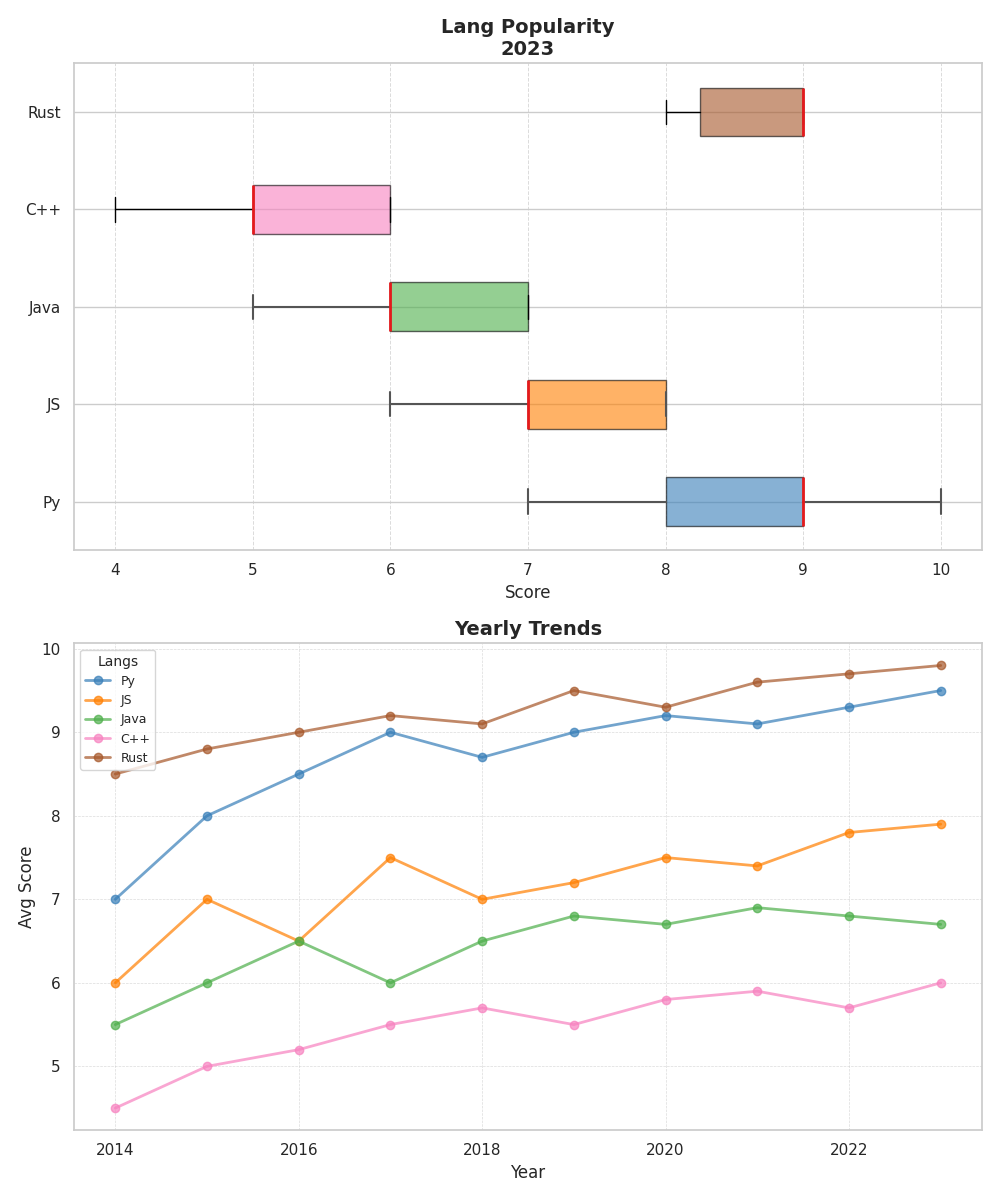

This chart was generated by the following Python code:
import matplotlib.pyplot as plt
import numpy as np

langs = ['Py', 'JS', 'Java', 'C++', 'Rust']

py_scores = [8, 9, 8, 10, 9, 7, 9, 8, 9, 10]
js_scores = [7, 8, 6, 7, 8, 7, 6, 7, 8, 8]
java_scores = [6, 7, 6, 5, 6, 7, 6, 7, 7, 6]
cpp_scores = [5, 6, 5, 6, 5, 4, 5, 6, 6, 5]
rust_scores = [9, 8, 9, 9, 9, 9, 8, 9, 8, 9]

years = np.arange(2014, 2024)
avg_scores = {
    'Py': [7, 8, 8.5, 9, 8.7, 9, 9.2, 9.1, 9.3, 9.5],
    'JS': [6, 7, 6.5, 7.5, 7, 7.2, 7.5, 7.4, 7.8, 7.9],
    'Java': [5.5, 6, 6.5, 6, 6.5, 6.8, 6.7, 6.9, 6.8, 6.7],
    'C++': [4.5, 5, 5.2, 5.5, 5.7, 5.5, 5.8, 5.9, 5.7, 6],
    'Rust': [8.5, 8.8, 9, 9.2, 9.1, 9.5, 9.3, 9.6, 9.7, 9.8]
}

lang_scores = [py_scores, js_scores, java_scores, cpp_scores, rust_scores]

fig, axes = plt.subplots(2, 1, figsize=(10, 12))

box = axes[0].boxplot(lang_scores, vert=False, patch_artist=True, labels=langs, notch=False)
colors = ['#377eb8', '#ff7f00', '#4daf4a', '#f781bf', '#a65628']
for patch, color in zip(box['boxes'], colors):
    patch.set_facecolor(color)
    patch.set_alpha(0.6)
for whisker, cap, median in zip(box['whiskers'], box['caps'], box['medians']):
    whisker.set(color='#555555', linewidth=1.5)
    cap.set(color='#555555', linewidth=1.5)
    median.set(color='#e41a1c', linewidth=2)

axes[0].set_title('Lang Popularity\n2023', fontsize=14, fontweight='bold')
axes[0].set_xlabel('Score')
axes[0].set_yticklabels(langs)
axes[0].grid(axis='x', linestyle='--', linewidth=0.7, alpha=0.7)

for lang, color in zip(langs, colors):
    axes[1].plot(years, avg_scores[lang], marker='o', label=lang, color=color, linewidth=2, alpha=0.7)

axes[1].set_title('Yearly Trends', fontsize=14, fontweight='bold')
axes[1].set_xlabel('Year')
axes[1].set_ylabel('Avg Score')
axes[1].grid(axis='both', linestyle='--', linewidth=0.5, alpha=0.7)
axes[1].legend(title='Langs', title_fontsize='10', fontsize='9', loc='upper left')

plt.tight_layout()
plt.show()
